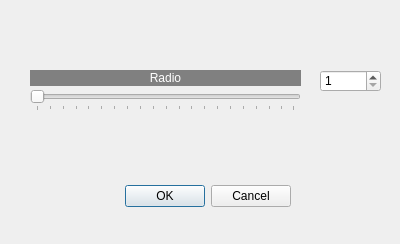
<?xml version="1.0" encoding="UTF-8"?>
<ui version="4.0">
 <class>HistLocal</class>
 <widget class="QDialog" name="HistLocal">
  <property name="geometry">
   <rect>
    <x>0</x>
    <y>0</y>
    <width>400</width>
    <height>244</height>
   </rect>
  </property>
  <property name="windowTitle">
   <string>Histograma Local</string>
  </property>
  <widget class="QDialogButtonBox" name="buttonBox">
   <property name="geometry">
    <rect>
     <x>-50</x>
     <y>180</y>
     <width>341</width>
     <height>32</height>
    </rect>
   </property>
   <property name="orientation">
    <enum>Qt::Horizontal</enum>
   </property>
   <property name="standardButtons">
    <set>QDialogButtonBox::Cancel|QDialogButtonBox::Ok</set>
   </property>
  </widget>
  <widget class="QSlider" name="horizontalSlider_2">
   <property name="geometry">
    <rect>
     <x>30</x>
     <y>90</y>
     <width>271</width>
     <height>21</height>
    </rect>
   </property>
   <property name="minimum">
    <number>1</number>
   </property>
   <property name="maximum">
    <number>200</number>
   </property>
   <property name="value">
    <number>1</number>
   </property>
   <property name="orientation">
    <enum>Qt::Horizontal</enum>
   </property>
   <property name="tickPosition">
    <enum>QSlider::TicksBelow</enum>
   </property>
   <property name="tickInterval">
    <number>10</number>
   </property>
  </widget>
  <widget class="QLabel" name="label_2">
   <property name="geometry">
    <rect>
     <x>30</x>
     <y>70</y>
     <width>271</width>
     <height>16</height>
    </rect>
   </property>
   <property name="styleSheet">
    <string notr="true">background-color: rgb(128, 128, 128);
color: rgb(255, 255, 255);</string>
   </property>
   <property name="text">
    <string>Radio</string>
   </property>
   <property name="alignment">
    <set>Qt::AlignCenter</set>
   </property>
  </widget>
  <widget class="QSpinBox" name="spinBox_2">
   <property name="geometry">
    <rect>
     <x>320</x>
     <y>70</y>
     <width>61</width>
     <height>22</height>
    </rect>
   </property>
   <property name="minimum">
    <number>1</number>
   </property>
   <property name="maximum">
    <number>200</number>
   </property>
   <property name="value">
    <number>1</number>
   </property>
  </widget>
 </widget>
 <resources/>
 <connections>
  <connection>
   <sender>buttonBox</sender>
   <signal>accepted()</signal>
   <receiver>HistLocal</receiver>
   <slot>accept()</slot>
   <hints>
    <hint type="sourcelabel">
     <x>248</x>
     <y>254</y>
    </hint>
    <hint type="destinationlabel">
     <x>157</x>
     <y>274</y>
    </hint>
   </hints>
  </connection>
  <connection>
   <sender>buttonBox</sender>
   <signal>rejected()</signal>
   <receiver>HistLocal</receiver>
   <slot>reject()</slot>
   <hints>
    <hint type="sourcelabel">
     <x>316</x>
     <y>260</y>
    </hint>
    <hint type="destinationlabel">
     <x>286</x>
     <y>274</y>
    </hint>
   </hints>
  </connection>
 </connections>
</ui>
